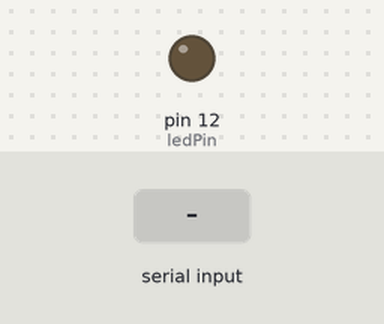
Recording of a sketch running on a simulated Arduino Uno, built with avr-gcc and run on an emulated ATmega328P. Parts: output pins drawn as LEDs (lit = HIGH). Inputs (shaded band) come from the test bench.

Above: at 1.2 s.
1.3 s: "1" received over Serial
Timing chart, 0 to 4.3 s (numbered marks = the images above; inputs shaded):
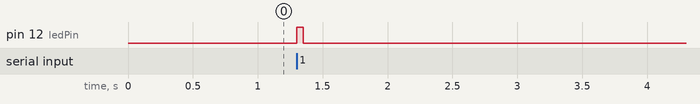

The sketch:

relayTriggeredBySerial.ino
```cpp
const int ledPin = 12;

void setup() {
  pinMode(ledPin, OUTPUT);
  digitalWrite(ledPin, LOW);
  Serial.begin(9600); // Initialize serial communication at 9600 bps
}

void loop() {
  if (Serial.available() > 0) {  // Check if there's incoming data
    char inChar = Serial.read(); // Read a character from the serial port
    if (inChar == '1') {         // If the character is '1'
      digitalWrite(ledPin, HIGH); // Turn the LED on
      delay(50);                 // Wait for 0.5 seconds
      digitalWrite(ledPin, LOW);  // Turn the LED off
    }
  }
}
```

Measured:
- after the input at 1.3 s, pin 12 (ledPin): LOW → HIGH at once, → LOW 0.05 s later
